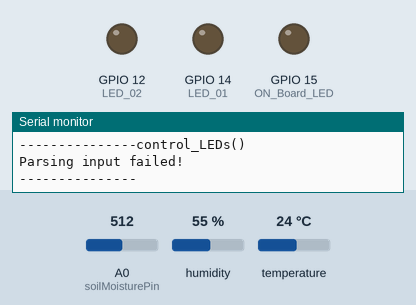
This sketch was run on a simulated ESP8266 (NodeMCU). Shown: output pins drawn as LEDs (lit = HIGH), the last lines printed to the serial monitor. The test bench sets the inputs (shaded band); at power-on: A0 (soilMoisturePin) = 512, humidity 55 %, temperature 24 °C. WiFi joins after 1.5 s; servers stay silent unless stated; uploads are accepted with an empty reply.

Above: at 6.2 s.
At 11.02 s:
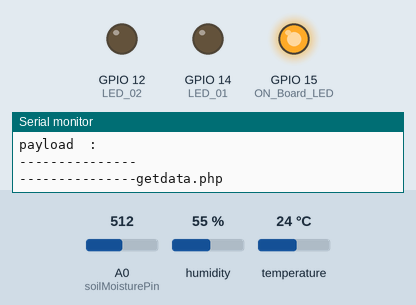
Timing chart, 0 to 11.7 s (numbered marks = the images above):
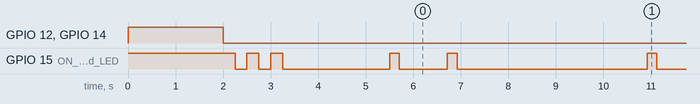

The sketch:

Embedded_Finals.ino
```cpp
#include <ESP8266WiFi.h>
#include <ESP8266HTTPClient.h>
#include <WiFiClient.h>
#include <Arduino_JSON.h>
#include "DHT.h"
//========================================

//======================================== DHT sensor settings (DHT11).
#define DHTPIN 2 //--> Defines the Digital Pin connected to the DHT11 sensor.
#define DHTTYPE DHT22 //--> Defines the type of DHT sensor used. Here used is the DHT11 sensor.
DHT dht(DHTPIN, DHTTYPE); //--> Initialize DHT sensor.
//========================================

// Define the Analog Pin of the Soil Moisture Sensor
#define soilMoisturePin A0

// Defines the Digital Pin of the "On Board LED".
#define ON_Board_LED 15

// Defines GPIO 13 as LED_1.
#define LED_01 14

// Defines GPIO 12 as LED_2.
#define LED_02 12

//======================================== SSID and Password of your WiFi router.
const char* ssid = "Csm_141672";
const char* password = "Fawkner@1623";
//========================================

//======================================== Variables for HTTP POST request data.
String postData = ""; //--> Variables sent for HTTP POST request data.
String payload = "";  //--> Variable for receiving response from HTTP POST.
//========================================

//======================================== Variables for DHT22 sensor data.
float send_Temp;
int send_Humd;
String send_Status_Read_DHT22 = "";
//========================================

//========================================Variables for Soil Moisture sensor data.
int send_SoilM;
//========================================

//________________________________________________________________________________ Subroutine to control LEDs after successfully fetching data from database.
void control_LEDs() {
  Serial.println();
  Serial.println("---------------control_LEDs()");
  JSONVar myObject = JSON.parse(payload);

  // JSON.typeof(jsonVar) can be used to get the type of the var
  if (JSON.typeof(myObject) == "undefined") {
    Serial.println("Parsing input failed!");
    Serial.println("---------------");
    return;
  }

  if (myObject.hasOwnProperty("LED_01")) {
    Serial.print("myObject[\"LED_01\"] = ");
    Serial.println(myObject["LED_01"]);
  }

  if (myObject.hasOwnProperty("LED_02")) {
    Serial.print("myObject[\"LED_02\"] = ");
    Serial.println(myObject["LED_02"]);
  }

  if(strcmp(myObject["LED_01"], "ON") == 0)   {digitalWrite(LED_01, HIGH);  Serial.println("LED 01 ON"); }
  if(strcmp(myObject["LED_01"], "OFF") == 0)  {digitalWrite(LED_01, LOW);   Serial.println("LED 01 OFF");}
  if(strcmp(myObject["LED_02"], "ON") == 0)   {digitalWrite(LED_02, HIGH);  Serial.println("LED 02 ON"); }
  if(strcmp(myObject["LED_02"], "OFF") == 0)  {digitalWrite(LED_02, LOW);   Serial.println("LED 02 OFF");}

  Serial.println("---------------");
}
//________________________________________________________________________________

// ________________________________________________________________________________ Subroutine to read and get data from the DHT11 sensor.
void get_sensor_data() {
  Serial.println();
  Serial.println("-------------get_sensor_data()");

  // Reading temperature or humidity takes about 250 milliseconds!
  // Sensor readings may also be up to 2 seconds 'old' (its a very slow sensor)

  // Read temperature as Celsius (the default)
  send_Temp = dht.readTemperature();

  // Read Humidity
  send_Humd = dht.readHumidity();

  //Read Soil Moisture
  send_SoilM = analogRead(soilMoisturePin);
  send_SoilM = map(send_SoilM, 1023, 400, 0, 100);

  // Read temperature as Fahrenheit (isFahrenheit = true)
  // float ft = dht11_sensor.readTemperature(true);

  // Check if any reads failed.
  if (isnan(send_Temp) || isnan(send_Humd)) {
    Serial.println("Failed to read from DHT sensor!");
    send_Temp = 0.00;
    send_Humd = 0;
    send_Status_Read_DHT22 = "FAILED";
  } else {
    send_Status_Read_DHT22 = "SUCCEED";
  }

  Serial.printf("Temperature : %.2f °C\n", send_Temp);
  Serial.printf("Humidity : %d %%\n", send_Humd);
  Serial.printf("Soil Moisture : %d %%\n", send_SoilM);
  Serial.printf("Status Read DHT22 Sensor : %s\n", send_Status_Read_DHT22);
  Serial.println("-------------");
}
// ________________________________________________________________________________

//________________________________________________________________________________ VOID SETUP()
void setup() {
  // put your setup code here, to run once:

  Serial.begin(115200); //--> Initialize serial communications with the PC.

  pinMode(ON_Board_LED,OUTPUT); //--> On Board LED port Direction output.
  pinMode(LED_01,OUTPUT); //--> LED_01 port Direction output.
  pinMode(LED_02,OUTPUT); //--> LED_02 port Direction output.

  digitalWrite(ON_Board_LED, HIGH); //--> Turn on Led On Board.
  digitalWrite(LED_01, HIGH); //--> Turn on LED_01.
  digitalWrite(LED_02, HIGH); //--> Turn on LED_02.

  delay(2000);

  digitalWrite(ON_Board_LED, LOW); //--> Turn off Led On Board.
  digitalWrite(LED_01, LOW); //--> Turn off Led LED_01.
  digitalWrite(LED_02, LOW); //--> Turn off Led LED_02.

  //---------------------------------------- Make WiFi on ESP8266 in "STA/Station" mode and start connecting to WiFi Router/Hotspot.
  WiFi.mode(WIFI_STA);
  WiFi.begin(ssid, password);
  //----------------------------------------

  Serial.println();
  Serial.println("-------------");
  Serial.print("Connecting");

  //---------------------------------------- The process of connecting the WiFi on the ESP8266 to the WiFi Router/Hotspot.
  // The process timeout of connecting ESP8266 with WiFi Hotspot / WiFi Router is 20 seconds.
  // If within 20 seconds the ESP8266 has not been successfully connected to WiFi, the ESP8266 will restart.
  // I made this condition because on my ESP8266, there are times when it seems like it can't connect to WiFi, so it needs to be restarted to be able to connect to WiFi.

  int connecting_process_timed_out = 20; //--> 20 = 20 seconds.
  connecting_process_timed_out = connecting_process_timed_out * 2;
  while (WiFi.status() != WL_CONNECTED) {
    Serial.print(".");
    //........................................ Make the On Board Flashing LED on the process of connecting to the wifi router.
    digitalWrite(ON_Board_LED, HIGH);
    delay(250);
    digitalWrite(ON_Board_LED, LOW);
    delay(250);
    //........................................

    //........................................ Countdown "connecting_process_timed_out".
    if(connecting_process_timed_out > 0) connecting_process_timed_out--;
    if(connecting_process_timed_out == 0) {
      delay(1000);
      ESP.restart();
    }
    //........................................
  }
  //----------------------------------------

  digitalWrite(ON_Board_LED, LOW); //--> Turn off the On Board LED when it is connected to the wifi router.

  //---------------------------------------- If successfully connected to the wifi router, the IP Address that will be visited is displayed in the serial monitor
  Serial.println();
  Serial.print("Successfully connected to : ");
  Serial.println(ssid);
  Serial.print("IP address: ");
  Serial.println(WiFi.localIP());
  Serial.println("-------------");
  //----------------------------------------

  // Setting up the DHT sensor (DHT22).
  dht.begin();

  delay(2000);
}
//________________________________________________________________________________

//________________________________________________________________________________ VOID LOOP()
void loop() {
  // put your main code here, to run repeatedly

  //---------------------------------------- Check WiFi connection status.
  if(WiFi.status()== WL_CONNECTED) {
    WiFiClient client;
    HTTPClient http;  //--> Declare object of class HTTPClient.
    int httpCode;     //--> Variables for HTTP return code.

    //........................................ Process to get LEDs data from database to control LEDs.
    postData = "id=esp8266_01";
    payload = "";

    digitalWrite(ON_Board_LED, HIGH);
    Serial.println();
    Serial.println("---------------getdata.php");
    // In this project I use local server or localhost with XAMPP application.
    // So make sure all PHP files are "placed" or "saved" or "run" in the "htdocs" folder.
    // I suggest that you create a new folder for this project in the "htdocs" folder.
    // The "htdocs" folder is in the "xampp" installation folder.
    // The order of the folders I recommend:
    // xampp\htdocs\your_project_folder_name\phpfile.php
    //
    // ESP8266 accesses the data bases at this line of code:
    // http.begin("http://REPLACE_WITH_YOUR_COMPUTER_IP_ADDRESS/REPLACE_WITH_PROJECT_FOLDER_NAME_IN_htdocs_FOLDER/getdata.php");

    // Example : http.begin("http://192.168.0.0/ESP32_MySQL_Database/Final/getdata.php");
    http.begin(client,"http://192.168.1.2/Embedded_Finals/getdata.php");  //--> Specify request destination
    http.addHeader("Content-Type", "application/x-www-form-urlencoded");        //--> Specify content-type header

    httpCode = http.POST(postData); //--> Send the request
    payload = http.getString();     //--> Get the response payload

    Serial.print("httpCode : ");
    Serial.println(httpCode); //--> Print HTTP return code
    Serial.print("payload  : ");
    Serial.println(payload);  //--> Print request response payload

    http.end();  //--> Close connection
    Serial.println("---------------");
    digitalWrite(ON_Board_LED, LOW);
    //........................................

    // Calls the control_LEDs() subroutine.
    control_LEDs();

    delay(1000);

    // Calls the get_DHT11_sensor_data() subroutine.
    get_sensor_data();

    //........................................ The process of sending the DHT11 sensor data and the state of the LEDs to the database.
    String LED_01_State = "";
    String LED_02_State = "";

    if (digitalRead(LED_01) == 1) LED_01_State = "ON";
    if (digitalRead(LED_01) == 0) LED_01_State = "OFF";
    if (digitalRead(LED_02) == 1) LED_02_State = "ON";
    if (digitalRead(LED_02) == 0) LED_02_State = "OFF";

    postData = "id=esp8266_01";
    postData += "&temperature=" + String(send_Temp);
    postData += "&humidity=" + String(send_Humd);
    postData += "&soilmoisture=" + String(send_SoilM);
    postData += "&status_read_sensor_dht22=" + send_Status_Read_DHT22;
    postData += "&led_01=" + LED_01_State;
    postData += "&led_02=" + LED_02_State;
    payload = "";

    digitalWrite(ON_Board_LED, HIGH);
    Serial.println();
    Serial.println("---------------updateDHT22data_and_recordtable.php");
    // Example : http.begin("http://192.168.0.0/ESP32_MySQL_Database/Final/updateDHT11data_and_recordtable.php");
    http.begin(client,"http://192.168.1.2/Embedded_Finals/updateDHT22data_and_recordtable.php");  //--> Specify request destination
    http.addHeader("Content-Type", "application/x-www-form-urlencoded");  //--> Specify content-type header

    httpCode = http.POST(postData); //--> Send the request
    payload = http.getString();  //--> Get the response payload

    Serial.print("httpCode : ");
    Serial.println(httpCode); //--> Print HTTP return code
    Serial.print("payload  : ");
    Serial.println(payload);  //--> Print request response payload

    http.end();  //Close connection
    Serial.println("---------------");
    digitalWrite(ON_Board_LED, LOW);
    //........................................

    delay(4000);
  }
  //----------------------------------------
}
```

Measured:
- by itself, GPIO 15 (ON_Board_LED): HIGH → LOW at 2.3 s, → HIGH 0.25 s later, → LOW 0.25 s later, → HIGH 0.25 s later, … (97 changes in this stretch)
- by itself, everything shown: repeats every 5.4 s, in 4 steps
